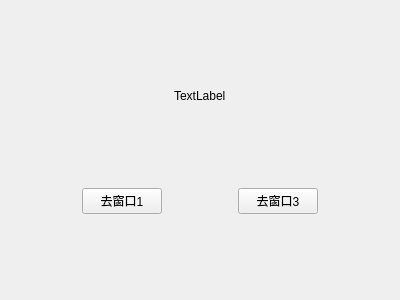
<?xml version="1.0" encoding="UTF-8"?>
<ui version="4.0">
 <class>win2</class>
 <widget class="QWidget" name="win2">
  <property name="geometry">
   <rect>
    <x>0</x>
    <y>0</y>
    <width>400</width>
    <height>300</height>
   </rect>
  </property>
  <property name="windowTitle">
   <string>窗口2</string>
  </property>
  <property name="accessibleName">
   <string>窗口2</string>
  </property>
  <layout class="QVBoxLayout" name="verticalLayout">
   <item>
    <spacer name="verticalSpacer">
     <property name="orientation">
      <enum>Qt::Vertical</enum>
     </property>
     <property name="sizeHint" stdset="0">
      <size>
       <width>20</width>
       <height>68</height>
      </size>
     </property>
    </spacer>
   </item>
   <item>
    <layout class="QHBoxLayout" name="horizontalLayout">
     <item>
      <spacer name="horizontalSpacer">
       <property name="orientation">
        <enum>Qt::Horizontal</enum>
       </property>
       <property name="sizeHint" stdset="0">
        <size>
         <width>77</width>
         <height>20</height>
        </size>
       </property>
      </spacer>
     </item>
     <item>
      <widget class="QLabel" name="labelPic">
       <property name="text">
        <string>TextLabel</string>
       </property>
      </widget>
     </item>
     <item>
      <spacer name="horizontalSpacer_2">
       <property name="orientation">
        <enum>Qt::Horizontal</enum>
       </property>
       <property name="sizeHint" stdset="0">
        <size>
         <width>77</width>
         <height>20</height>
        </size>
       </property>
      </spacer>
     </item>
    </layout>
   </item>
   <item>
    <spacer name="verticalSpacer_2">
     <property name="orientation">
      <enum>Qt::Vertical</enum>
     </property>
     <property name="sizeHint" stdset="0">
      <size>
       <width>20</width>
       <height>69</height>
      </size>
     </property>
    </spacer>
   </item>
   <item>
    <layout class="QHBoxLayout" name="horizontalLayout_2">
     <item>
      <spacer name="horizontalSpacer_3">
       <property name="orientation">
        <enum>Qt::Horizontal</enum>
       </property>
       <property name="sizeHint" stdset="0">
        <size>
         <width>63</width>
         <height>20</height>
        </size>
       </property>
      </spacer>
     </item>
     <item>
      <widget class="QPushButton" name="pushButton">
       <property name="text">
        <string>去窗口1</string>
       </property>
      </widget>
     </item>
     <item>
      <spacer name="horizontalSpacer_4">
       <property name="orientation">
        <enum>Qt::Horizontal</enum>
       </property>
       <property name="sizeHint" stdset="0">
        <size>
         <width>63</width>
         <height>20</height>
        </size>
       </property>
      </spacer>
     </item>
     <item>
      <widget class="QPushButton" name="pushButton_2">
       <property name="text">
        <string>去窗口3</string>
       </property>
      </widget>
     </item>
     <item>
      <spacer name="horizontalSpacer_5">
       <property name="orientation">
        <enum>Qt::Horizontal</enum>
       </property>
       <property name="sizeHint" stdset="0">
        <size>
         <width>63</width>
         <height>20</height>
        </size>
       </property>
      </spacer>
     </item>
    </layout>
   </item>
   <item>
    <spacer name="verticalSpacer_3">
     <property name="orientation">
      <enum>Qt::Vertical</enum>
     </property>
     <property name="sizeHint" stdset="0">
      <size>
       <width>20</width>
       <height>68</height>
      </size>
     </property>
    </spacer>
   </item>
  </layout>
  <zorder>pushButton</zorder>
  <zorder>pushButton_2</zorder>
  <zorder>labelPic</zorder>
  <zorder>horizontalSpacer</zorder>
  <zorder>horizontalSpacer_2</zorder>
  <zorder>horizontalSpacer_3</zorder>
  <zorder>horizontalSpacer_4</zorder>
  <zorder>horizontalSpacer_5</zorder>
  <zorder>horizontalSpacer_4</zorder>
  <zorder>verticalSpacer</zorder>
  <zorder>verticalSpacer_2</zorder>
  <zorder>verticalSpacer_3</zorder>
 </widget>
 <resources/>
 <connections/>
</ui>
